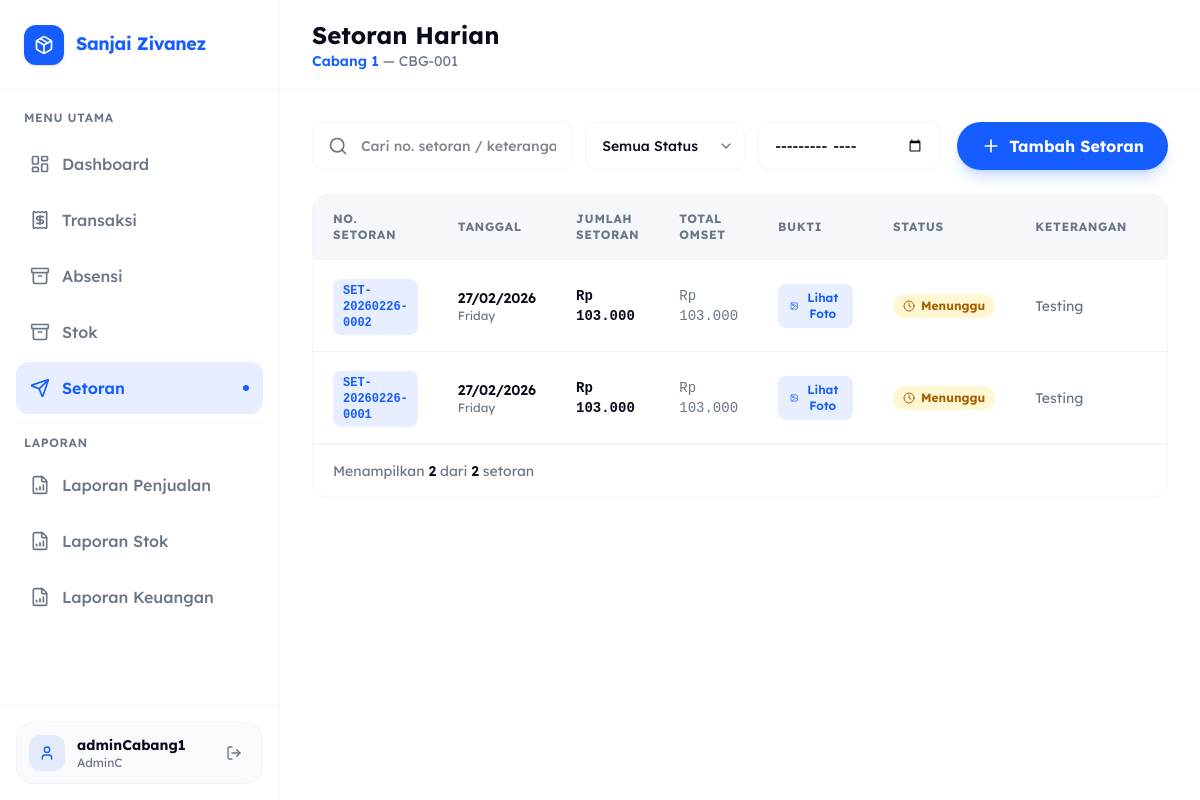
Screenshot of /AdminC/setoran.php (signed in) with the database file from the repository.
### tables this page shows
CREATE TABLE `cabang` (
  `id` int(11) NOT NULL,
  `kode_cabang` varchar(20) NOT NULL COMMENT 'Kode unik cabang, misal: CBG-001',
  `nama_cabang` varchar(150) NOT NULL COMMENT 'Nama lengkap cabang',
  `alamat` text DEFAULT NULL COMMENT 'Alamat lengkap cabang',
  `telepon` varchar(20) DEFAULT NULL COMMENT 'Nomor telepon cabang',
  `admin_id` int(11) DEFAULT NULL COMMENT 'FK ke users.id dengan role AdminC',
  `status` enum('Aktif','Nonaktif') NOT NULL DEFAULT 'Aktif' COMMENT 'Status operasional cabang',
  `created_at` timestamp NULL DEFAULT current_timestamp(),
  `updated_at` timestamp NULL DEFAULT current_timestamp() ON UPDATE current_timestamp()
);

CREATE TABLE `setoran` (
  `id` int(11) NOT NULL,
  `no_setoran` varchar(50) NOT NULL COMMENT 'Nomor unik setoran, misal: SET-20260217-0001',
  `cabang_id` int(11) NOT NULL COMMENT 'FK ke cabang.id',
  `admin_id` int(11) NOT NULL COMMENT 'FK ke users.id (AdminC yang menyetor)',
  `tanggal` date NOT NULL COMMENT 'Tanggal setoran harian',
  `jumlah_setoran` bigint(20) NOT NULL DEFAULT 0 COMMENT 'Nominal uang yang disetor (Rp)',
  `total_transaksi` bigint(20) NOT NULL DEFAULT 0 COMMENT 'Total omset hari itu (referensi)',
  `keterangan` text DEFAULT NULL COMMENT 'Catatan tambahan',
  `bukti_foto` varchar(255) DEFAULT NULL COMMENT 'Path file foto bukti setoran',
  `status` enum('Menunggu','Diterima','Ditolak') NOT NULL DEFAULT 'Menunggu' COMMENT 'Status verifikasi setoran',
  `catatan_penolakan` text DEFAULT NULL COMMENT 'Diisi Admin Pusat jika ditolak',
  `verified_by` int(11) DEFAULT NULL COMMENT 'FK ke users.id (Admin Pusat yang verifikasi)',
  `verified_at` timestamp NULL DEFAULT NULL COMMENT 'Waktu verifikasi',
  `created_at` timestamp NULL DEFAULT current_timestamp(),
  `updated_at` timestamp NULL DEFAULT current_timestamp() ON UPDATE current_timestamp()
);

### AdminC/setoran.php (the view, shortened to what this page needs)
<?php
require_once __DIR__ . '/../config.php';
$adminId = (int)(
    $_SESSION['user_id'] ??
    $_SESSION['id']      ??
    $_SESSION['userId']  ??
    0
);
$cabangSaya = null;
if ($adminId > 0) {
    $cStmt = $conn->prepare("SELECT id, kode_cabang, nama_cabang, alamat FROM cabang WHERE admin_id = ? LIMIT 1");
    $cStmt->bind_param("i", $adminId);
    $cStmt->execute();
    $cabangSaya = $cStmt->get_result()->fetch_assoc();
}
$cabangId = $cabangSaya['id'] ?? 0;
$search     = trim($_GET['search'] ?? '');
$filterBulan = trim($_GET['bulan']  ?? '');
$page       = max(1, (int)($_GET['page'] ?? 1));
$perPage    = 10;
$offset     = ($page - 1) * $perPage;
$where  = "WHERE s.cabang_id = ?";
$params = [$cabangId];
$types  = "i";
$cntStmt = $conn->prepare("SELECT COUNT(*) FROM setoran s $where");
$cntStmt->bind_param($types, ...$params);
$cntStmt->execute();
$totalRows = (int)$cntStmt->get_result()->fetch_row()[0];
$sql = "
    SELECT s.*
    FROM setoran s
    $where
    ORDER BY s.tanggal DESC, s.created_at DESC
    LIMIT ? OFFSET ?
";
$dataStmt = $conn->prepare($sql);
$params[] = $perPage;
$params[] = $offset;
$types   .= "ii";
$dataStmt->bind_param($types, ...$params);
$dataStmt->execute();
$rows = $dataStmt->get_result()->fetch_all(MYSQLI_ASSOC);
?>
<!DOCTYPE html>
<html lang="id">
<head>
    <script src="https://cdn.jsdelivr.net/npm/@tailwindcss/browser@4"></script>
</head>
<body class="font-sans bg-white min-h-screen overflow-x-hidden text-foreground">
    <?php include __DIR__ . '/../layout/sidebar.php'; ?>
    <main class="flex-1 lg:ml-[280px] flex flex-col min-h-screen overflow-x-hidden relative">
        <div class="sticky top-0 z-30 flex items-center justify-between w-full h-[90px] shrink-0 border-b border-border bg-white/80 backdrop-blur-md px-5 md:px-8">
            <div class="flex items-center gap-4">
                <div>
                    <h2 class="font-bold text-2xl text-foreground">Setoran Harian</h2>
                    <p class="hidden sm:block text-sm text-secondary">
                        <?php if ($cabangSaya): ?>
                            <span class="font-semibold text-primary"><?= htmlspecialchars($cabangSaya['nama_cabang']) ?></span>
                            &mdash; <?= htmlspecialchars($cabangSaya['kode_cabang']) ?>
                        <?php else: ?>
                            Anda belum ditugaskan ke cabang manapun
                        <?php endif; ?>
                    </p>
                </div>
            </div>
        </div>
        <div class="flex-1 p-5 md:p-8 overflow-y-auto">
            <form method="GET" id="filterForm">
                <div class="flex flex-col md:flex-row gap-4 justify-between items-center mb-6">
                    <div class="flex flex-col sm:flex-row gap-3 w-full md:w-auto flex-1 max-w-2xl">
                        <div class="relative flex-1 group">
                            <i data-lucide="search" class="absolute left-4 top-1/2 -translate-y-1/2 size-5 text-secondary group-focus-within:text-primary transition-colors"></i>
                            <input type="text" name="search" value="<?= htmlspecialchars($search) ?>"
                                placeholder="Cari no. setoran / keterangan..."
                                class="w-full h-12 pl-12 pr-4 rounded-xl border border-border bg-white text-sm font-medium focus:ring-2 focus:ring-primary focus:border-transparent outline-none transition-all duration-300">
                        </div>
                        <select name="status" onchange="this.form.submit()"
                            class="h-12 pl-4 pr-10 rounded-xl border border-border bg-white text-sm font-medium focus:ring-2 focus:ring-primary outline-none min-w-[160px]">
                            <option value="">Semua Status</option>
                        </select>
                        <input type="month" name="bulan" value="<?= htmlspecialchars($filterBulan) ?>"
                            onchange="this.form.submit()"
                            class="h-12 px-4 rounded-xl border border-border bg-white text-sm font-medium focus:ring-2 focus:ring-primary outline-none">
                    </div>
                    <div class="flex gap-3 w-full md:w-auto">
                        <button type="button" onclick="openAddModal()" <?= !$cabangSaya ? 'disabled' : '' ?>
                            class="flex-1 md:flex-none px-6 h-12 bg-primary hover:bg-primary-hover text-white rounded-full font-bold shadow-lg shadow-primary/20 hover:shadow-primary/40 flex items-center justify-center gap-2 transition-all duration-300 cursor-pointer disabled:opacity-50 disabled:cursor-not-allowed">
                            <i data-lucide="plus" class="size-5"></i>
                            <span>Tambah Setoran</span>
                        </button>
                    </div>
                </div>
            </form>
            <div class="bg-white rounded-2xl border border-border overflow-hidden mb-8">
                <div class="overflow-x-auto scrollbar-hide">
                    <table class="w-full min-w-[900px]">
                        <thead>
                            <tr class="border-b border-border bg-muted/60">
                                <th class="text-left px-5 py-4 text-xs font-bold text-secondary uppercase tracking-wider">No. Setoran</th>
                                <th class="text-left px-5 py-4 text-xs font-bold text-secondary uppercase tracking-wider">Tanggal</th>
                                <th class="text-left px-5 py-4 text-xs font-bold text-secondary uppercase tracking-wider">Jumlah Setoran</th>
                                <th class="text-left px-5 py-4 text-xs font-bold text-secondary uppercase tracking-wider">Total Omset</th>
                                <th class="text-left px-5 py-4 text-xs font-bold text-secondary uppercase tracking-wider">Bukti</th>
                                <th class="text-left px-5 py-4 text-xs font-bold text-secondary uppercase tracking-wider">Status</th>
                                <th class="text-left px-5 py-4 text-xs font-bold text-secondary uppercase tracking-wider">Keterangan</th>
                                <th class="text-center px-5 py-4 text-xs font-bold text-secondary uppercase tracking-wider">Aksi</th>
                            </tr>
                        </thead>
                        <tbody>
                            <?php if (empty($rows)): ?>
                                <tr>
                                    <td colspan="8">
                                        <div class="py-16 flex flex-col items-center justify-center gap-3 text-center">
                                            <div class="size-16 rounded-2xl bg-muted flex items-center justify-center">
                                                <i data-lucide="send" class="size-8 text-secondary"></i>
                                            </div>
                                            <p class="font-semibold text-foreground">Belum ada setoran</p>
                                            <p class="text-sm text-secondary">Klik "Tambah Setoran" untuk mencatat setoran harian.</p>
                                        </div>
                                    </td>
                                </tr>
                            <?php else: ?>
                                <?php foreach ($rows as $r):
                                    $stCfg = [
                                        'Menunggu' => ['bg-warning/20',  'text-yellow-700', 'clock'],
                                        'Diterima' => ['bg-success/10',  'text-success',    'check-circle'],
                                        'Ditolak'  => ['bg-error/10',    'text-error',      'x-circle'],
                                    ];
                                    [$sBg, $sTx, $sIco] = $stCfg[$r['status']] ?? ['bg-secondary/10', 'text-secondary', 'circle'];
                                    $ext = strtolower(pathinfo($r['bukti_foto'] ?? '', PATHINFO_EXTENSION));
                                    $isPdf = ($ext === 'pdf');
                                ?>
                                    <tr class="table-row-hover border-b border-border transition-colors duration-150">
                                        <td class="px-5 py-4">
                                            <span class="inline-flex items-center px-2.5 py-1 rounded-lg bg-primary/10 text-primary text-xs font-bold font-mono">
                                                <?= htmlspecialchars($r['no_setoran']) ?>
                                            </span>
                                        </td>
                                        <td class="px-5 py-4">
                                            <p class="text-sm font-semibold text-foreground"><?= date('d/m/Y', strtotime($r['tanggal'])) ?></p>
                                            <p class="text-xs text-secondary"><?= date('l', strtotime($r['tanggal'])) ?></p>
                                        </td>
                                        <td class="px-5 py-4">
                                            <p class="font-bold text-foreground text-sm font-mono">Rp <?= number_format($r['jumlah_setoran'], 0, ',', '.') ?></p>
                                        </td>
                                        <td class="px-5 py-4">
                                            <p class="text-sm text-secondary font-mono">Rp <?= number_format($r['total_transaksi'], 0, ',', '.') ?></p>
                                        </td>
                                        <td class="px-5 py-4">
                                            <?php if ($r['bukti_foto']): ?>
                                                <?php if ($isPdf): ?>
                                                    <a href="../uploads/setoran/<?= htmlspecialchars($r['bukti_foto']) ?>" target="_blank"
                                                        class="inline-flex items-center gap-1.5 px-3 py-1.5 rounded-lg bg-error/10 text-error text-xs font-semibold hover:bg-error/20 transition-colors">
                                                        <i data-lucide="file-text" class="size-3.5"></i> Lihat PDF
                                                    </a>
                                                <?php else: ?>
                                                    <button type="button"
                                                        onclick="previewFoto('../uploads/setoran/<?= htmlspecialchars($r['bukti_foto']) ?>')"
                                                        class="inline-flex items-center gap-1.5 px-3 py-1.5 rounded-lg bg-primary/10 text-primary text-xs font-semibold hover:bg-primary/20 transition-colors cursor-pointer">
                                                        <i data-lucide="image" class="size-3.5"></i> Lihat Foto
                                                    </button>
                                                <?php endif; ?>
                                            <?php else: ?>
                                                <span class="text-secondary text-xs italic">Tidak ada</span>
                                            <?php endif; ?>
                                        </td>
                                        <td class="px-5 py-4">
                                            <span class="inline-flex items-center gap-1.5 px-2.5 py-1 rounded-full <?= $sBg ?> <?= $sTx ?> text-xs font-bold">
                                                <i data-lucide="<?= $sIco ?>" class="size-3"></i>
                                                <?= htmlspecialchars($r['status']) ?>
                                            </span>
                                        </td>
                                        <td class="px-5 py-4">
                                            <p class="text-sm text-secondary max-w-[160px] truncate" title="<?= htmlspecialchars($r['keterangan'] ?? '') ?>">
                                                <?= $r['keterangan'] ? htmlspecialchars($r['keterangan']) : '—' ?>
                                            </p>
                                        </td>
                                        <td class="px-5 py-4">
                                        </td>
                                    </tr>
                                <?php endforeach; ?>
                            <?php endif; ?>
                        </tbody>
                    </table>
                </div>
                <div class="flex flex-col sm:flex-row items-center justify-between px-5 py-4 border-t border-border gap-3">
                    <p class="text-sm text-secondary">
                        Menampilkan <span class="font-semibold text-foreground"><?= count($rows) ?></span>
                        dari <span class="font-semibold text-foreground"><?= $totalRows ?></span> setoran
                    </p>
                </div>
            </div>
        </div>
    </main>
</body>
</html>

### AdminC/setoran.php (style rules this page uses)
:root { --primary: #165DFF; --primary-hover: #0E4BD9; --foreground: #080C1A; --secondary: #6A7686; --muted: #EFF2F7; --border: #F3F4F3; --card-grey: #F1F3F6; --success: #30B22D; --success-light: #DCFCE7; --error: #ED6B60; --error-light: #FEE2E2; --warning: #FED71F; --warning-light: #FEF9C3; --font-sans: 'Lexend Deca', sans-serif; }
select { @apply appearance-none bg-no-repeat cursor-pointer; background-position: right 10px center; padding-right: 40px; }
.scrollbar-hide { -ms-overflow-style: none; scrollbar-width: none; }

### rows the page displays
cabang: nama_cabang "Cabang 1", kode_cabang "CBG-001"
setoran: no_setoran "SET-20260226-0002", tanggal "27/02/2026", tanggal "Friday", jumlah_setoran "103.000", total_transaksi "103.000", status "Menunggu", keterangan "Testing"
setoran: no_setoran "SET-20260226-0001", tanggal "27/02/2026", tanggal "Friday", jumlah_setoran "103.000", total_transaksi "103.000", status "Menunggu", keterangan "Testing"

### other values shown
$label "Dashboard Transaksi Absensi Stok Setoran Laporan Penjualan Laporan Stok Laporan Keuangan"
$_SESSION['username'] "adminCabang1"
$_SESSION['role'] "AdminC"
count($rows) "2"
$totalRows "2"
